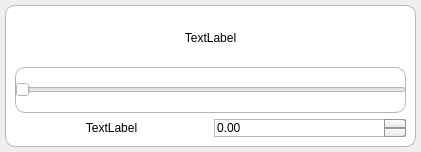
<?xml version="1.0" encoding="UTF-8"?>
<ui version="4.0">
 <class>EIChangeSlider</class>
 <widget class="QWidget" name="EIChangeSlider">
  <property name="geometry">
   <rect>
    <x>0</x>
    <y>0</y>
    <width>421</width>
    <height>152</height>
   </rect>
  </property>
  <property name="windowTitle">
   <string>Form</string>
  </property>
  <layout class="QGridLayout" name="gridLayout_2">
   <property name="leftMargin">
    <number>5</number>
   </property>
   <property name="topMargin">
    <number>5</number>
   </property>
   <property name="rightMargin">
    <number>5</number>
   </property>
   <property name="bottomMargin">
    <number>5</number>
   </property>
   <item row="0" column="0">
    <widget class="QFrame" name="frame">
     <property name="styleSheet">
      <string notr="true">background-color: white;
border: 1px solid #b6b6b6;
border-radius: 10px;</string>
     </property>
     <property name="frameShape">
      <enum>QFrame::Shape::StyledPanel</enum>
     </property>
     <property name="frameShadow">
      <enum>QFrame::Shadow::Raised</enum>
     </property>
     <layout class="QGridLayout" name="gridLayout">
      <item row="0" column="0">
       <layout class="QVBoxLayout" name="verticalLayout">
        <item>
         <widget class="QLabel" name="label_Data">
          <property name="styleSheet">
           <string notr="true">border: none;
</string>
          </property>
          <property name="text">
           <string>&lt;html&gt;&lt;head/&gt;&lt;body&gt;&lt;p align=&quot;center&quot;&gt;TextLabel&lt;/p&gt;&lt;/body&gt;&lt;/html&gt;</string>
          </property>
         </widget>
        </item>
        <item>
         <widget class="QSlider" name="horizontalSlider_Data">
          <property name="sizePolicy">
           <sizepolicy hsizetype="Expanding" vsizetype="Preferred">
            <horstretch>0</horstretch>
            <verstretch>0</verstretch>
           </sizepolicy>
          </property>
          <property name="styleSheet">
           <string notr="true">QSlider {
    border: none;
}
QSlider::groove:horizontal {
    border: 1px solid #bbb;
    background: #e1e1e1;
    height: 10px;
    border-radius: 5px;
}
QSlider::sub-page:horizontal {
    background: qlineargradient(spread:pad, x1:0, y1:0, x2:1, y2:0, stop:0 rgba(55, 155, 255, 255), stop:1 rgba(55, 155, 255, 255));
    border: 1px solid #bbb;
    height: 10px;
    border-radius: 5px;
}

QSlider::add-page:horizontal {
    background: #e1e1e1;
    border: 1px solid #bbb;
    height: 10px;
    border-radius: 5px;
}

QSlider::handle:horizontal {
    background: qlineargradient(spread:pad, x1:0, y1:0, x2:1, y2:1, stop:0 rgba(255, 255, 255, 255), stop:0.495 rgba(100, 100, 100, 255), stop:0.505 rgba(82, 82, 82, 255), stop:1 rgba(255, 255, 255, 255));
    border: 1px solid #777;
    width: 13px;
    margin-top: -2px;
    margin-bottom: -2px;
    border-radius: 7px;
};
</string>
          </property>
          <property name="orientation">
           <enum>Qt::Orientation::Horizontal</enum>
          </property>
         </widget>
        </item>
        <item>
         <layout class="QHBoxLayout" name="horizontalLayout">
          <item>
           <widget class="QLabel" name="label_Name">
            <property name="styleSheet">
             <string notr="true">border : none
</string>
            </property>
            <property name="text">
             <string>&lt;html&gt;&lt;head/&gt;&lt;body&gt;&lt;p align=&quot;center&quot;&gt;TextLabel&lt;/p&gt;&lt;/body&gt;&lt;/html&gt;</string>
            </property>
           </widget>
          </item>
          <item>
           <widget class="QDoubleSpinBox" name="doubleSpinBox_Data">
            <property name="styleSheet">
             <string notr="true">QDoubleSpinBox::up-button {
    /* 设置上箭头的样式 */
    subcontrol-origin: border;
    subcontrol-position: top right;
    width: 20px;
    border-width: 1px;
    border-color: #999999;
    border-style: solid;
    border-top-right-radius: 3px;
    border-bottom-right-radius: 0px;
    background-color: qlineargradient(spread:pad, x1:0, y1:0, x2:0, y2:1, stop:0 #FFFFFF, stop:1 #E6E6E6);
}
QDoubleSpinBox::up-button:hover {
    /* 设置上箭头在鼠标悬停时的样式 */
    background-color: qlineargradient(spread:pad, x1:0, y1:0, x2:0, y2:1, stop:0 #F2F2F2, stop:1 #E0E0E0);
}

QDoubleSpinBox::up-button:pressed {
    /* 设置上箭头在按下时的样式 */
    background-color: qlineargradient(spread:pad, x1:0, y1:0, x2:0, y2:1, stop:0 #E0E0E0, stop:1 #F2F2F2);
}

QDoubleSpinBox::down-button {
    /* 设置下箭头的样式 */
    subcontrol-origin: border;
    subcontrol-position: bottom right;
    width: 20px;
    border-width: 1px;
    border-color: #999999;
    border-style: solid;
    border-top-right-radius: 0px;
    border-bottom-right-radius: 3px;
    background-color: qlineargradient(spread:pad, x1:0, y1:0, x2:0, y2:1, stop:0 #FFFFFF, stop:1 #E6E6E6);
}

QDoubleSpinBox::down-button:hover {
    /* 设置下箭头在鼠标悬停时的样式 */
    background-color: qlineargradient(spread:pad, x1:0, y1:0, x2:0, y2:1, stop:0 #F2F2F2, stop:1 #E0E0E0);
}

QDoubleSpinBox::down-button:pressed {
    /* 设置下箭头在按下时的样式 */
    background-color: qlineargradient(spread:pad, x1:0, y1:0, x2:0, y2:1, stop:0 #E0E0E0, stop:1 #F2F2F2);
}</string>
            </property>
           </widget>
          </item>
         </layout>
        </item>
       </layout>
      </item>
     </layout>
    </widget>
   </item>
  </layout>
 </widget>
 <resources/>
 <connections/>
</ui>
